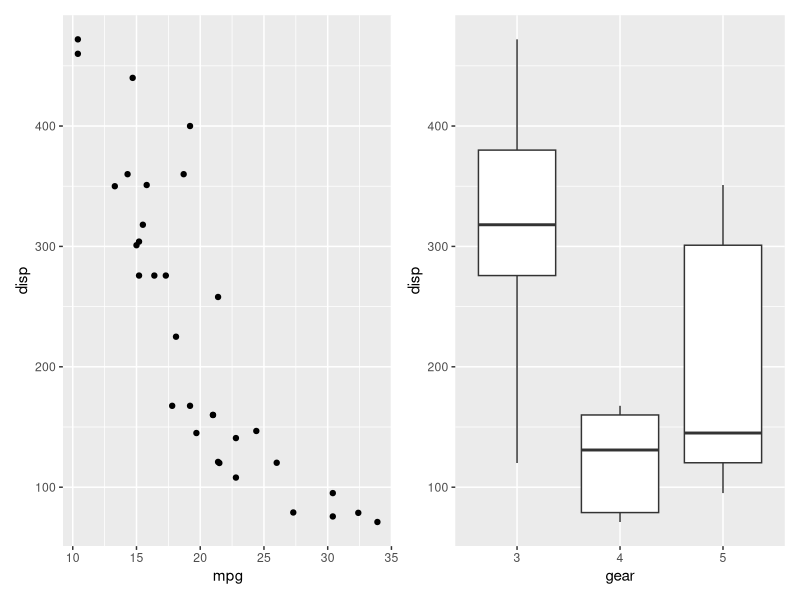
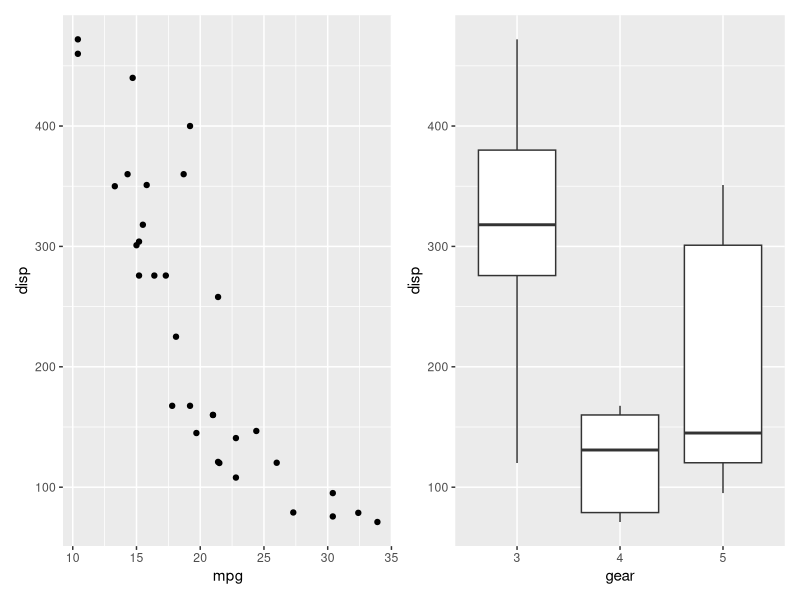
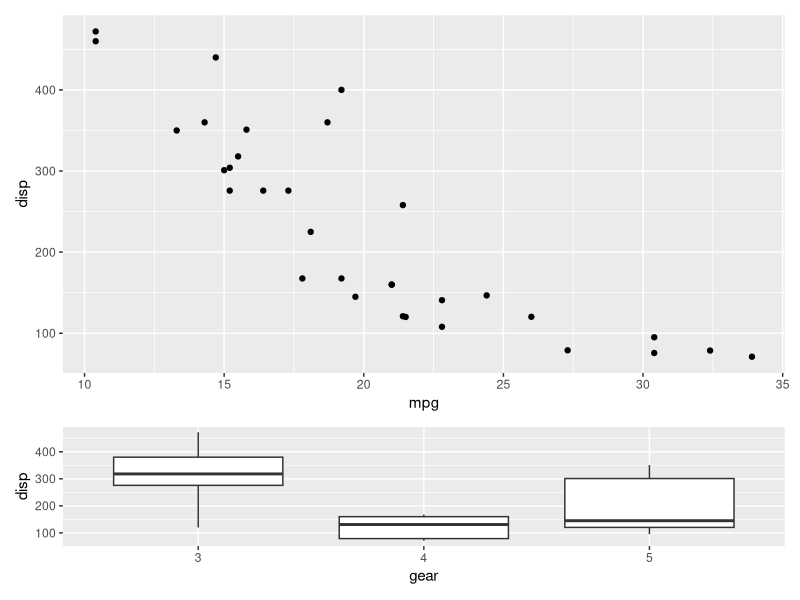
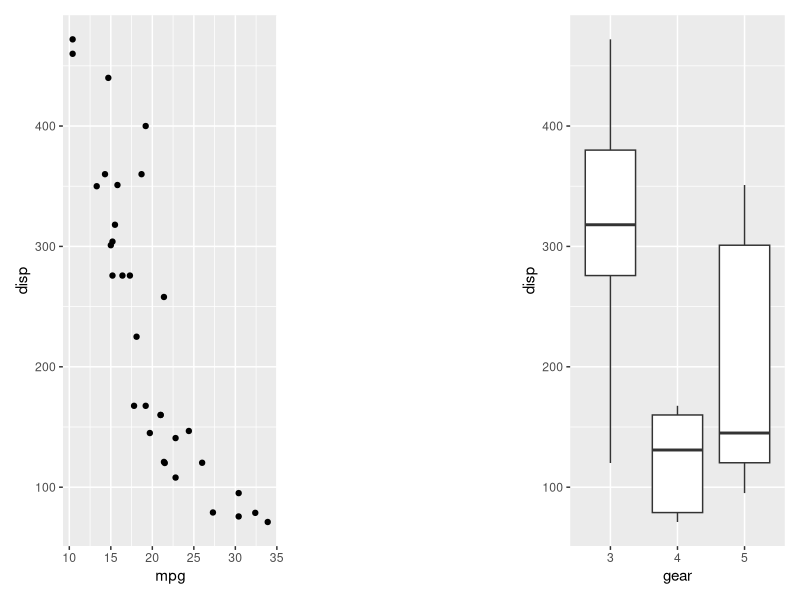
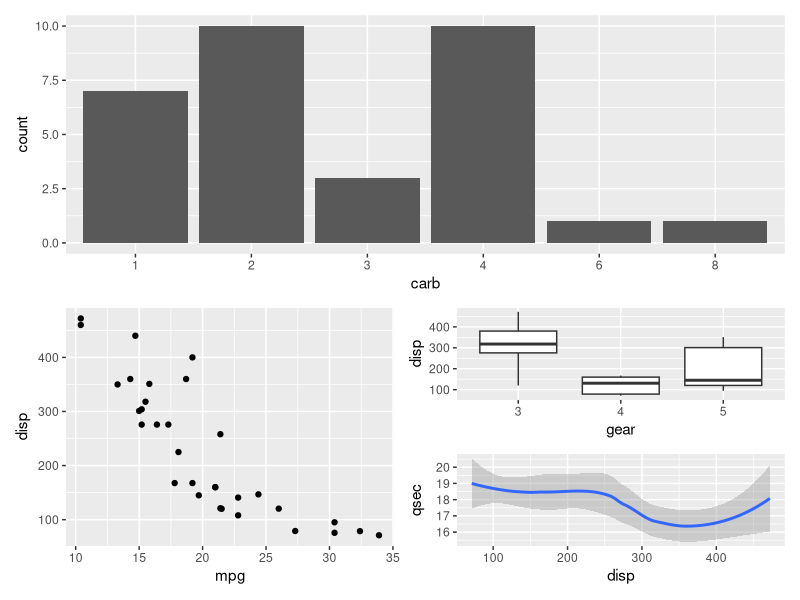
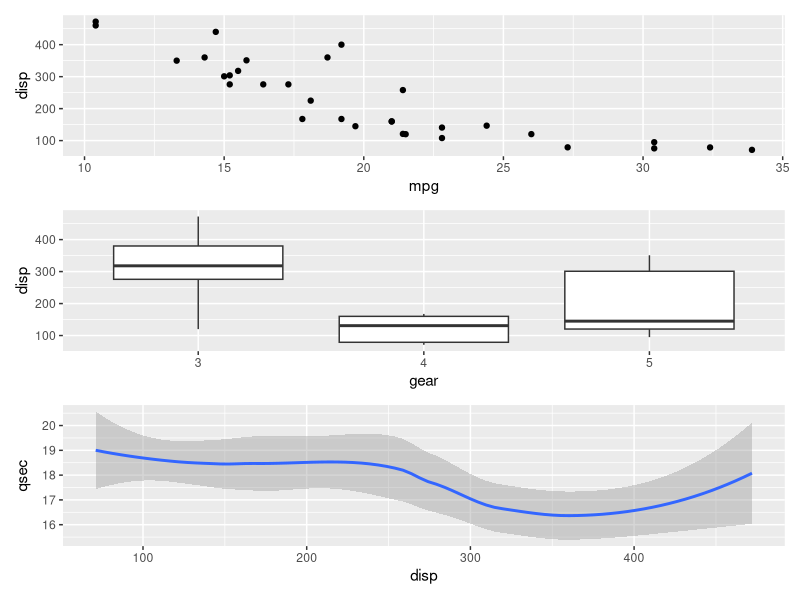
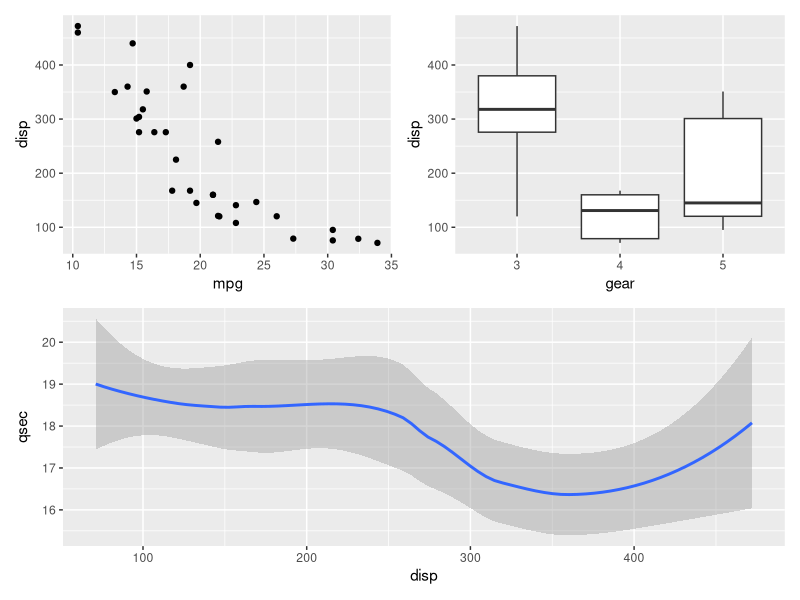
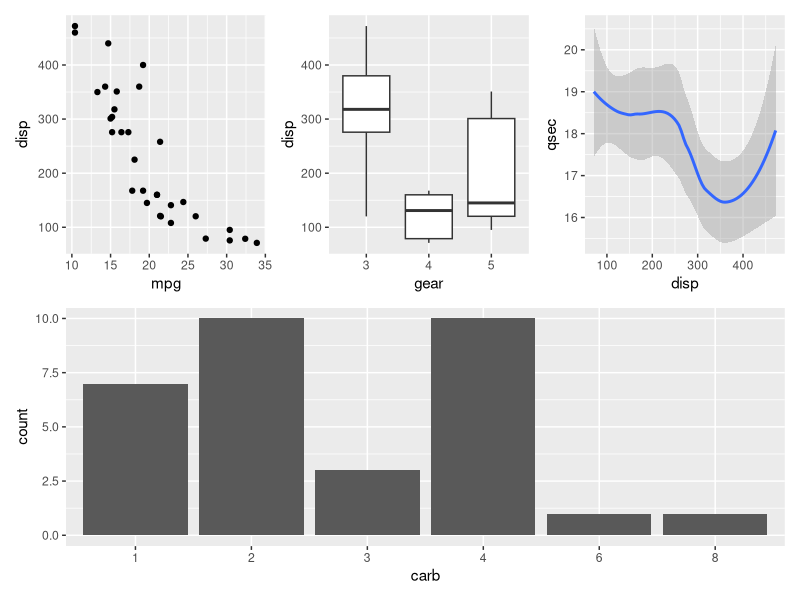

These figures' R source, in order:
## ---- chunk 1
knitr::opts_chunk$set(echo = TRUE, message = F, warning = T, fig.align = "center")
library(tidyverse)
library(grid)
library(gridExtra)
library(patchwork)
## ---- chunk 2
library(ggplot2)
library(patchwork)
mtcars$gear <- as.factor(mtcars$gear) # added 20180117
mtcars$carb <- as.factor(mtcars$carb) # added 20180117
p1 <- ggplot(mtcars) + geom_point(aes(mpg, disp))
p2 <- ggplot(mtcars) + geom_boxplot(aes(gear, disp, group = gear))

p1 + p2

## ---- chunk 3

ggplot(mtcars) +
  geom_point(aes(mpg, disp)) +
  ggplot(mtcars) + 
  geom_boxplot(aes(gear, disp, group = gear))
## ---- chunk 4
p1 + p2 + plot_layout(ncol = 1, heights = c(3, 1))
## ---- chunk 5
p1 + plot_spacer() + p2
## ---- chunk 6
p3 <- ggplot(mtcars) + geom_smooth(aes(disp, qsec))
p4 <- ggplot(mtcars) + geom_bar(aes(carb))

p4 + {
  p1 + {
    p2 +
      p3 +
      plot_layout(ncol = 1)
  }
} +
  plot_layout(ncol = 1)
## ---- chunk 7
# Todos os gráficos na mesma extensão...
p1 + p2 + p3 + plot_layout(ncol = 1) # posso usar nrow também
## ---- chunk 8
# dois primeiros gráficos no mesmo nível e o terceiro num segundo nível
p1 + p2 - p3 + plot_layout(ncol = 1)
## ---- chunk 9
(p1 | p2 | p3) /
      p4
## ---- chunk 10
(p1 + (p2 + p3) + p4 + plot_layout(ncol = 1)) * theme_bw()
## ---- chunk 11
p1 + (p2 + p3) + p4 + plot_layout(ncol = 1) & theme_bw()
## ---- chunk 12
#
gplot1 <- ggplot(mtcars, aes(x= disp, y = mpg)) +
  geom_point() 

#
gplot2 <- ggplot(mtcars, aes(x= disp, y = mpg)) +
  geom_point()                                  +
  geom_smooth(method = "lm")

#
gplot3 <- ggplot(mtcars, aes(x= disp, y = mpg, colour = as.factor(am))) +
  geom_point()                                                          +
  geom_smooth(method = "lm", se = FALSE)                                +
  theme_light()

gplot4 <- ggplot(mtcars, aes(x= disp, y = mpg, colour = as.factor(am), size = wt)) +
  geom_point()                                                                     +
  geom_smooth(method = "lm", se = FALSE)                                           +
  theme_light()
## ---- chunk 13
top    <- textGrob("MTCARS - Análise de rendimento de carros", 
                   gp = gpar(fontface = "bold", cex = 1.2))

bottom <- textGrob("Deslocamento em polegadas cúbicas", 
                   gp = gpar(fontface = "bold", cex = 1.2), hjust = 0.5)

left   <- textGrob("Milhas por galão (US)", 
                   gp = gpar(fontface = "bold", cex = 1.2), rot = 90)
## ---- chunk 14
# preparando os gráficos individuais, função do pacote "gridExtra"
GPLOT1<-arrangeGrob(gplot1, top = textGrob("Distribuição", 
                                   x          = unit(0.17, "npc"), 
                                   y          = unit(0.30, "npc"), 
                                   just       = c("left", "top"), 
                                   gp         = gpar(col = "black", 
                                   fontsize   = 10, 
                                   fontface   = "bold", 
                                   fontfamily = "Times Roman")))

GPLOT2<-arrangeGrob(gplot2, top = textGrob("Regressão linear", 
                                   x          = unit(0.17, "npc"), 
                                   y          = unit(0.30, "npc"), 
                                   just       = c("left", "top"), 
                                   gp         = gpar(col = "black", 
                                   fontsize   = 10, 
                                   fontface   = "bold", 
                                   fontfamily = "Times Roman")))

GPLOT3<-arrangeGrob(gplot3, top = textGrob("Regressão linear por tipo de marcha", 
                                   x          = unit(0.17, "npc"), 
                                   y          = unit(0.30, "npc"), 
                                   just       = c("left", "top"), 
                                   gp         = gpar(col = "black", 
                                   fontsize   = 10, 
                                   fontface   = "bold", 
                                   fontfamily = "Times Roman")))

GPLOT4<-arrangeGrob(gplot4, top = textGrob("Regressão linear por tipo de marcha e peso", 
                                   x          = unit(0.17, "npc"), 
                                   y          = unit(0.30, "npc"), 
                                   just       =c("left","top"), 
                                   gp         =gpar(col = "black", 
                                   fontsize   = 10, 
                                   fontface   = "bold", 
                                   fontfamily  = "Times Roman")))

## ---- chunk 15
grid.arrange(GPLOT1, 
             GPLOT2, 
             GPLOT3, 
             GPLOT4, 
             ncol   = 2, 
             bottom = bottom, 
             left   = left, 
             top    = top)
## ---- chunk 16
library(cowplot)
plot_grid(GPLOT1, 
          GPLOT2,
          GPLOT3,
          GPLOT4, 
          labels = c("(A)", 
                     "(B)",
                     "(C)", 
                     "(D)"), 
          ncol   = 2, 
          nrow   = 2)
## ---- chunk 17
library(ggplot2)
library(patchwork)
mtcars$gear <- as.factor(mtcars$gear) # added 20180117
mtcars$carb <- as.factor(mtcars$carb) # added 20180117
p1 <- ggplot(mtcars) + geom_point(aes(mpg, disp))
p2 <- ggplot(mtcars) + geom_boxplot(aes(gear, disp, group = gear))

p1 + p2

## ---- chunk 18

ggplot(mtcars) +
  geom_point(aes(mpg, disp)) +
  ggplot(mtcars) + 
  geom_boxplot(aes(gear, disp, group = gear))
## ---- chunk 19
p1 + p2 + plot_layout(ncol = 1, heights = c(3, 1))
## ---- chunk 20
p1 + plot_spacer() + p2
## ---- chunk 21
p3 <- ggplot(mtcars) + geom_smooth(aes(disp, qsec))
p4 <- ggplot(mtcars) + geom_bar(aes(carb))

p4 + {
  p1 + {
    p2 +
      p3 +
      plot_layout(ncol = 1)
  }
} +
  plot_layout(ncol = 1)
## ---- chunk 22
p1 + p2 + p3 + plot_layout(ncol = 1)
## ---- chunk 23
p1 + p2 - p3 + plot_layout(ncol = 1)
## ---- chunk 24
(p1 | p2 | p3) /
      p4
## ---- chunk 25
(p1 + (p2 + p3) + p4 + plot_layout(ncol = 1)) * theme_bw()
## ---- chunk 26
p1 + (p2 + p3) + p4 + plot_layout(ncol = 1) & theme_bw()
